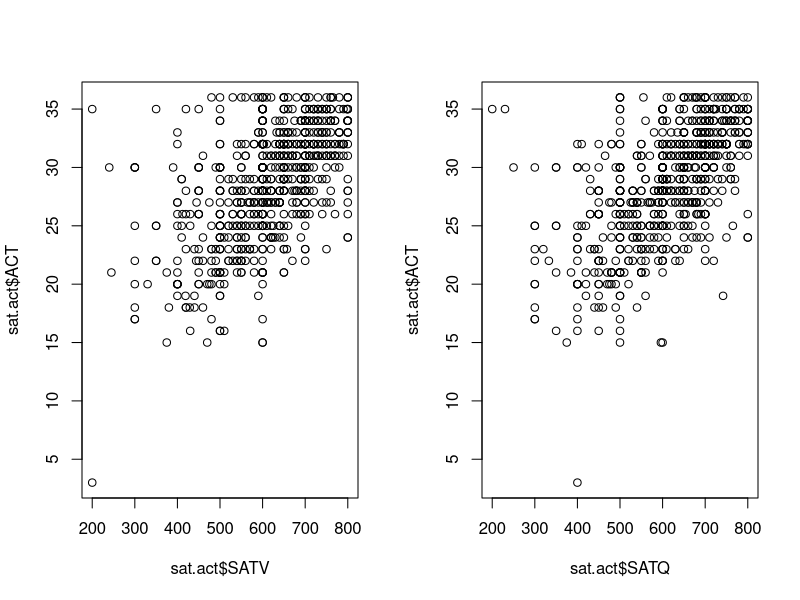
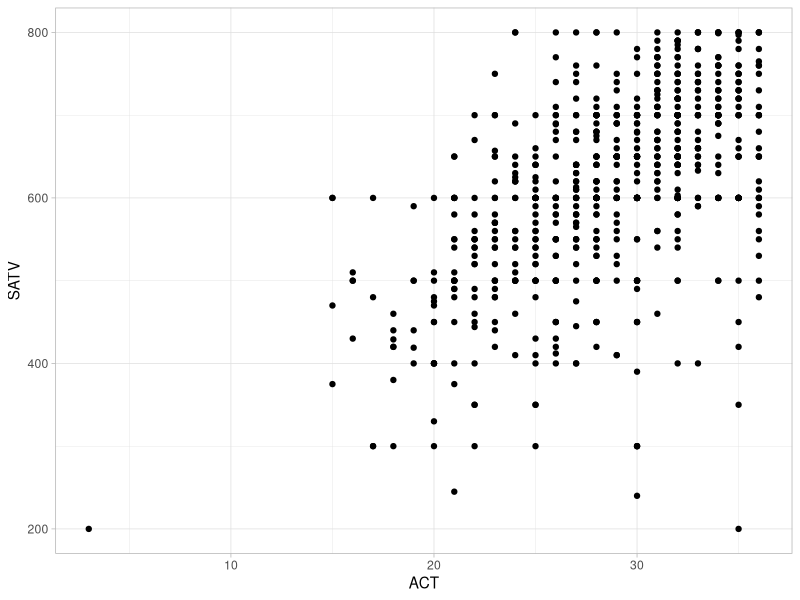
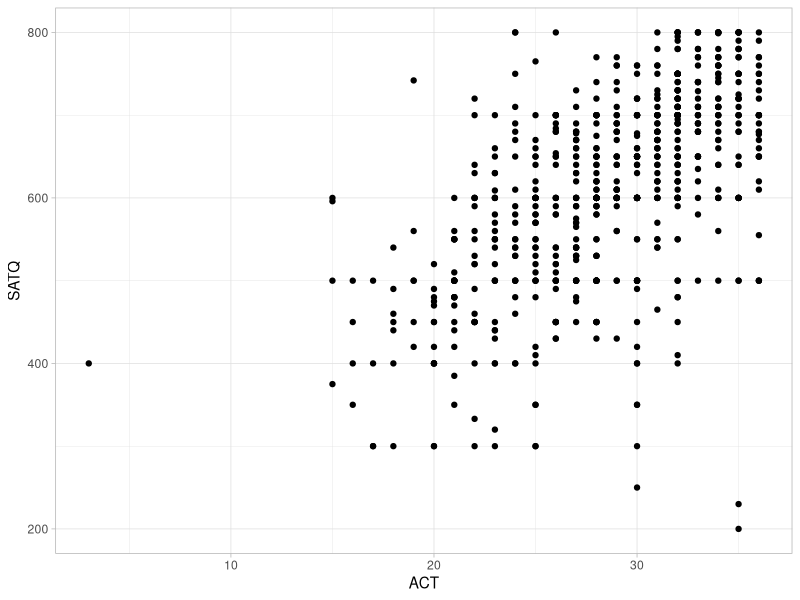
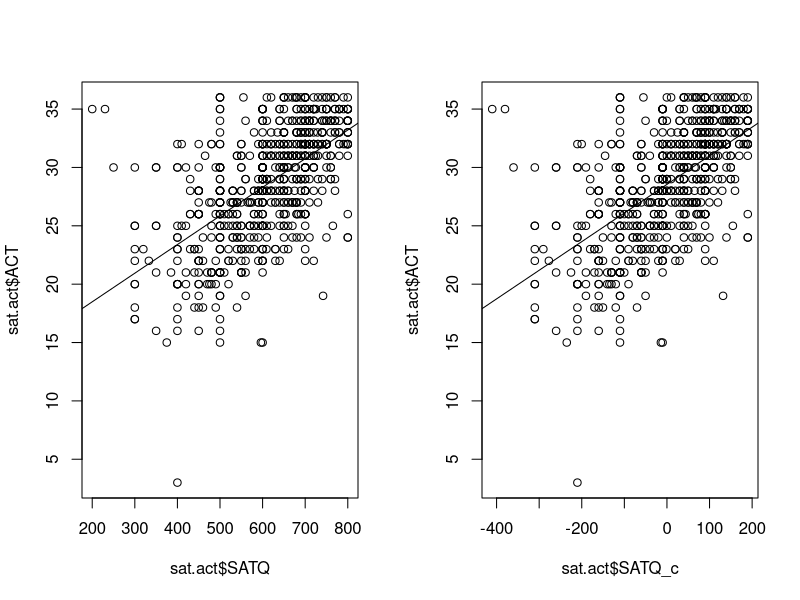

Write the R code that produced these figures, in order.
## ---- chunk 1
options(htmltools.dir.version = FALSE)
# see: https://github.com/yihui/xaringan
# install.packages("xaringan")
# see: 
# https://github.com/yihui/xaringan/wiki
# https://github.com/gnab/remark/wiki/Markdown
options(width=110)
options(digits = 4)
## ---- chunk 2
require(psych)
data(sat.act)
sat.act$gender <- factor(sat.act$gender, 1:2, labels = c("male", "female"))
sat.act$education <- factor(sat.act$education)
summary(sat.act) # alternatively: psych::describe(sat.act)
sat.act <- na.omit(sat.act)
## ---- chunk 3
par(mfrow=c(1,2))
plot(sat.act$SATV, sat.act$ACT)
plot(sat.act$SATQ, sat.act$ACT)
## ---- chunk 4
library("tidyverse")
ggplot(sat.act, aes(x = ACT, y = SATV)) +
  geom_point() +
  theme_light()
## ---- chunk 5
ggplot(sat.act, aes(x = ACT, y = SATQ)) +
  geom_point() +
  theme_light()
## ---- chunk 6
m1 <- lm(ACT ~ SATQ, sat.act)
summary(m1)
## ---- chunk 7
coef(m1)
## ---- chunk 8
plot(sat.act$SATQ, sat.act$ACT)
abline(m1)
## ---- chunk 9
sat.act$SATQ_c <- sat.act$SATQ - mean(sat.act$SATQ, na.rm = TRUE)
sat.act$SATV_c <- sat.act$SATV - mean(sat.act$SATV)
m2 <- lm(ACT ~ SATQ_c, sat.act)
summary(m2)
## ---- chunk 10
coef(m2)
## ---- chunk 11
plot(sat.act$SATQ_c, sat.act$ACT)
abline(m2)
## ---- chunk 12
coef(lm(ACT ~ SATQ_c + SATV_c, sat.act))   # a
coef(lm(ACT ~ SATQ_c : SATV_c, sat.act))   # b
coef(lm(ACT ~ 0 + SATQ_c:SATV_c, sat.act)) # c
## ---- chunk 13
coef(lm(ACT ~ SATQ_c*SATV_c, sat.act))     # d
coef(lm(ACT ~ 0+SATQ_c*SATV_c, sat.act))   # e
## ---- chunk 14
str(sat.act)
## ---- chunk 15
m3 <- lm(ACT ~ gender, sat.act)
summary(m3)
## ---- chunk 16
op <- options(width = 40)
require(dplyr)
## ---- chunk 17
mean(sat.act$ACT)
sat.act %>% group_by(gender) %>%
  summarise(m = mean(ACT))
## ---- chunk 18
sat.act %>% group_by(gender) %>%
  summarise(m = mean(ACT)) %>%
  {.$m[2] - .$m[1]}
## ---- chunk 19
options(op)
## ---- chunk 20
model.matrix(ACT ~ gender, sat.act[1:5,])
## ---- chunk 21
model.matrix(ACT ~ gender, sat.act[1:5,])
## ---- chunk 22
afex::set_sum_contrasts()
## ---- chunk 23
model.matrix(ACT ~ gender, sat.act[1:5,])
## ---- chunk 24
m4 <- lm(ACT ~ gender, sat.act)
summary(m4)
## ---- chunk 25
op <- options(width = 40)
## ---- chunk 26
mean(sat.act$ACT)
sat.act %>% group_by(gender) %>%
  summarise(m = mean(ACT))
sat.act %>% group_by(gender) %>%
  summarise(m = mean(ACT)) %>% 
  summarise(mean(m))

## ---- chunk 27
options(op)
## ---- chunk 28
afex::set_default_contrasts() # or set_treatment_contrasts()
## ---- chunk 29
op <- options(width = 70)
## ---- chunk 30
m5 <- lm(ACT ~ gender*education, sat.act)
coef(m5)
## ---- chunk 31
sat.act %>% 
  group_by(gender,education) %>%
  summarise(mean(ACT))
## ---- chunk 32
options(op)
## ---- chunk 33
afex::set_sum_contrasts() # or set_effects_contrasts() or set_deviation_contrasts()
## ---- chunk 34
op <- options(width = 70)
## ---- chunk 35
m6 <- lm(ACT ~ gender*education, sat.act)
coef(m6)
## ---- chunk 36
sat.act %>% 
  group_by(gender,education) %>%
  summarise(m = mean(ACT)) %>% 
  ungroup() %>% 
  summarise(mean(m))
## ---- chunk 37
options(op)
## ---- chunk 38
levels(sat.act$gender)
levels(sat.act$education)
## ---- chunk 39
coef(lm(ACT ~ gender, sat.act))                  # a: 2
coef(lm(ACT ~ 0+gender, sat.act))                # b: 2
coef(lm(ACT ~ gender+education, sat.act))        # c: 7
coef(lm(ACT ~ 0+gender+education, sat.act))      # d: 7
## ---- chunk 40
coef(lm(ACT ~ gender:education, sat.act))        # e: 13
coef(lm(ACT ~ 0+gender:education, sat.act))      # f: 12
## ---- chunk 41
op <- options(width = 70)
## ---- chunk 42
afex::set_sum_contrasts()
m6 <- lm(ACT ~ gender*education, sat.act)
summary(m6)
## ---- chunk 43
sat.act %>% 
  group_by(gender, education) %>%
  summarise(m = mean(ACT)) %>% 
  ungroup() %>% 
  summarise(mean(m))
## ---- chunk 44
options(op)
## ---- chunk 45
require(car) # Companion to Applied Regression (Fox & Weisberg, 2011)
Anova(m6, type = 3)
## ---- chunk 46
library("emmeans")      # or: library("emmeans")
emmeans(m6, ~education) # or: emmeans(m6, ~education)
## ---- chunk 47
pairs(emmeans(m6,~education),adjust='holm')
## ---- chunk 48
require(afex)
sat.act$id <- factor(1:nrow(sat.act))
(a1 <- aov_car(ACT ~ gender+Error(id), sat.act))

## ---- chunk 49
sat_long <- tidyr::gather(
  sat.act, key = "SAT_type", 
  value = "SAT_value", SATV, SATQ)
## ---- chunk 50
(a2 <- aov_car(SAT_value ~ gender*SAT_type+
                 Error(id/SAT_type), sat_long))
emmeans(a2, c("gender", "SAT_type"))
